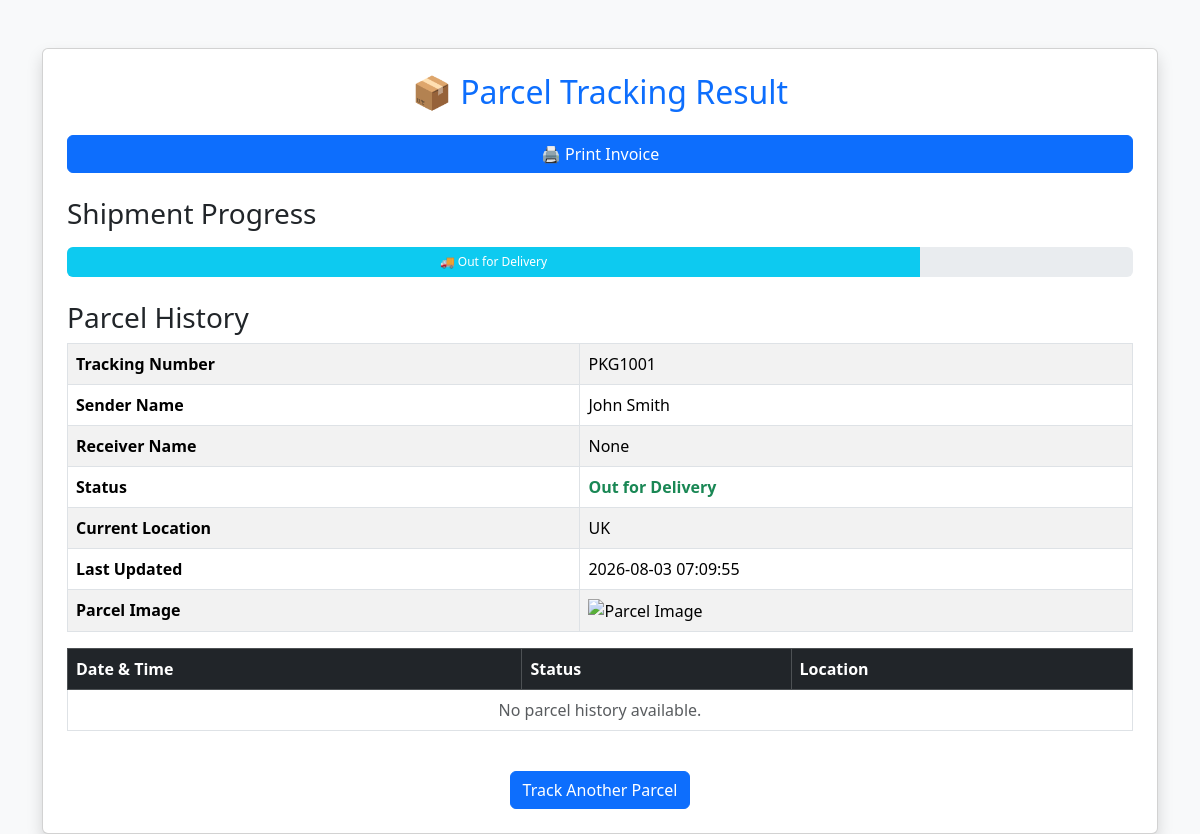
The app's page /track/1 with its own data.
### tables this page shows
CREATE TABLE parcels (
        id INTEGER PRIMARY KEY AUTOINCREMENT,
        tracking_number TEXT UNIQUE NOT NULL,
        sender_name TEXT,
        receiver_name TEXT,
        status TEXT,
        location TEXT,
        updated_at TEXT
    , receiver_email TEXT, parcel_image TEXT);

### app.py (the view)
@app.route("/track/<int:parcel_id>")
def track_parcel(parcel_id):
    conn = sqlite3.connect("database/parcels.db")
    conn.row_factory = sqlite3.Row
    cursor = conn.cursor()
    cursor.execute(
        "SELECT * FROM parcels WHERE id = ?",
        (parcel_id,)
    )
    parcel = cursor.fetchone()
    conn.close()
    return render_template(
        "result.html",
        parcel=parcel
    )

### templates/result.html (shortened to what this page needs)
<!DOCTYPE html>
<html lang="en">
<head>
    <link rel="stylesheet" href="https://cdn.jsdelivr.net/npm/bootstrap@5.3.3/dist/css/bootstrap.min.css">
</head>
<body class="bg-light">
    <div class="container mt-5">
        <div class="card shadow p-4">
            <h2 class="text-center text-primary mb-4">
                📦 Parcel Tracking Result
            </h2>
            <table class="table table-bordered table-striped">
                <tr>
                    <th>Tracking Number</th>
                    <td>{{ parcel[1] }}</td>
                </tr>
                <tr>
                    <th>Sender Name</th>
                    <td>{{ parcel[2] }}</td>
                </tr>
                <tr>
                    <th>Receiver Name</th>
                    <td>{{ parcel[3] }}</td>
                </tr>
                <tr>
                    <th>Status</th>
                    <td class="text-success fw-bold">{{ parcel[4] }}</td>
                </tr>
                <tr>
                    <th>Current Location</th>
                    <td>{{ parcel[5] }}</td>
                </tr>
                <tr>
                    <th>Last Updated</th>
                    <td>{{ parcel[6] }}</td>
                </tr>
                <tr>
                    <th>Parcel Image</th>
                    <td>
                        {% if parcel["parcel_image"] %}
                            <img src="{{ url_for('static', filename='uploads/' ~ parcel["parcel_image"]) }}"
                                width="300"
                                alt="Parcel Image">
                        {% else %}
                            <img src="{{ url_for('static', filename='uploads/box.jpg') }}"
                                width="300"
                                alt="Parcel Image">
                        {% endif %}
                    </td>
                </tr>
            <button onclick="window.print()" class="btn btn-primary">
                   🖨️ Print Invoice
            </button>
            <div class="mt-4">
                <h3 class="mb-3">Shipment Progress</h3>
                <div class="progress" style="height:30px;">
                    {% if parcel[4] == "Created" %}
                    <div class="progress-bar bg-primary" style="width:25%;">
                        📦 Created
                    </div>
                    {% elif parcel[4] == "Pending" %}
                    <div class="progress-bar bg-warning" style="width:20%;">
                        ⏳ Pending
                    </div>
                    {% elif parcel[4] == "Received" %}
                    <div class="progress-bar bg-primary" style="width:40%;">
                        📦 Received
                    </div>
                    {% elif parcel[4] == "Out for Delivery" %}
                    <div class="progress-bar bg-info" style="width:80%;">
                        🚚 Out for Delivery
                    </div>
                    {% elif parcel[4] == "Delivered" %}
                    <div class="progress-bar bg-success" style="width:100%;">
                        ✅ Delivered
                    </div>
                    {% elif parcel[4] == "On Hold" %}
                    <div class="progress-bar bg-danger" style="width:60%;">
                        ⛔ On Hold
                    </div>
                    {% endif %}
                    </div>
                </div>
            </div>
            <h3 class="mt-4">Parcel History</h3>
            <table class="table table-bordered table-hover">
                <thead class="table-dark">
                    <tr>
                        <th>Date & Time</th>
                        <th>Status</th>
                        <th>Location</th>
                    </tr>
                </thead>
                <tbody>
                    {% if history %}
                        {% for item in history %}
                        <tr>
                            <td>{{ item.updated_at }}</td>
                            <td>{{ item.status }}</td>
                            <td>{{ item.location }}</td>
                        </tr>
                        {% endfor %}
                    {% else %}
                        <tr>
                            <td colspan="3" class="text-center text-muted">
                                No parcel history available.
                            </td>
                        </tr>
                    {% endif %}
                </tbody>
            </table>
            <div class="text-center mt-4">
                <a href="/" class="btn btn-primary">
                    Track Another Parcel
                </a>
            </div>
        </div>
</body>
</html>

### records on screen
parcels: tracking_number "PKG1001", sender_name "John Smith", receiver_name "None", status "Out for Delivery", location "UK", updated_at "2026-08-03 07:09:55"
